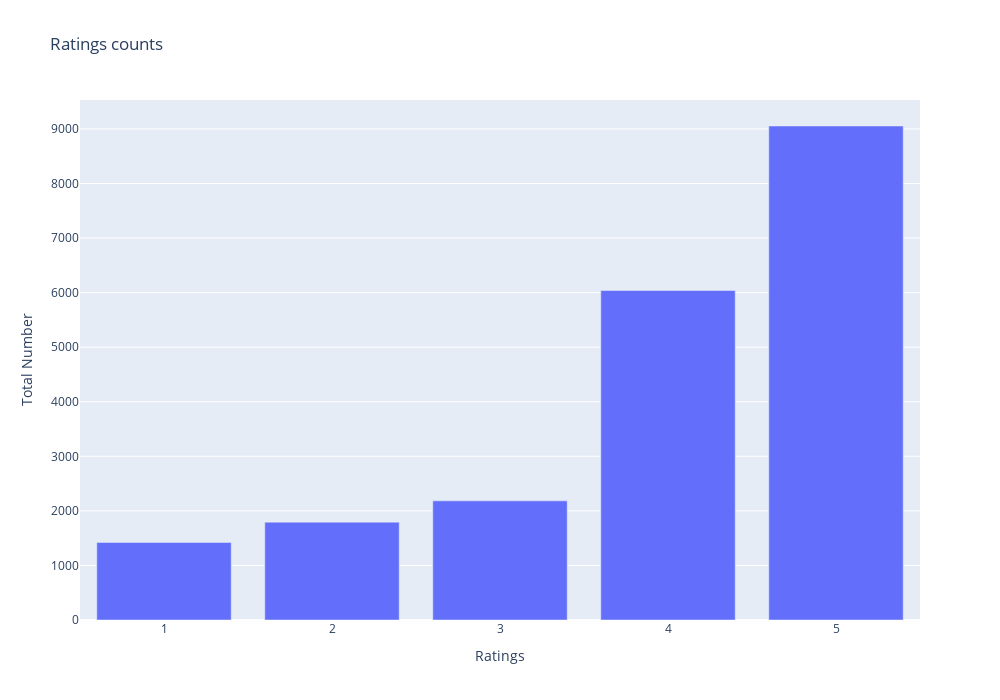

Source (notebook cell):
### Code cell
counts = data.Rating.value_counts().rename_axis('Rating').reset_index(name='Counts')
px.bar(x=counts.Rating , y=counts.Counts, labels={'x':'Ratings', 'y':'Total Number'}, title='Ratings counts', width=1000, height=700)

### Figure 1 — Plotly figure (JSON) as saved in the notebook; plotly's stock layout.template omitted (floating-point values rounded to 4 significant figures)
{"data": [{"alignmentgroup": "True", "hovertemplate": "Ratings=%{x}<br>Total Number=%{y}<extra></extra>", "legendgroup": "", "marker": {"color": "#636efa", "pattern": {"shape": ""}}, "name": "", "offsetgroup": "", "orientation": "v", "showlegend": false, "textposition": "auto", "type": "bar", "x": [5, 4, 3, 2, 1], "xaxis": "x", "y": [9054, 6039, 2184, 1793, 1421], "yaxis": "y"}], "layout": {"barmode": "relative", "height": 700, "legend": {"tracegroupgap": 0}, "title": {"text": "Ratings counts"}, "width": 1000, "xaxis": {"anchor": "y", "domain": [0, 1], "title": {"text": "Ratings"}}, "yaxis": {"anchor": "x", "domain": [0, 1], "title": {"text": "Total Number"}}}}
